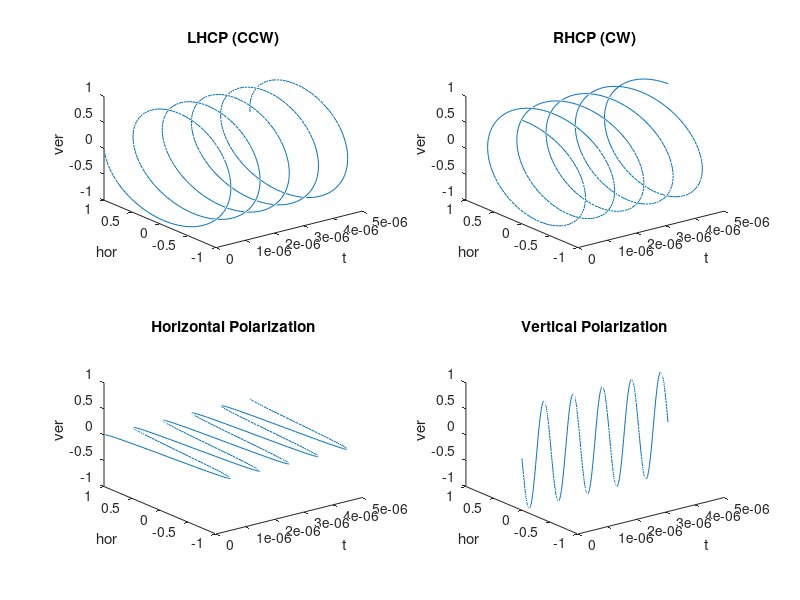

Recreate this plot in MATLAB.
% Polarization of Waves
%
% Turker Dolapci
% 2024.11.25
%
clear all
close all
clc

f=1e6;%frequeny of e field
fs=100*f; %sampling rate
tend=5/f; %time duration
t=0:1/fs:tend; %time vector


%CCW (LHCP)
hor1=cos(2*pi*f*t);
ver1=cos(2*pi*f*t+pi/2);

%CW (RHCP)
hor2=cos(2*pi*f*t+pi/2);
ver2=cos(2*pi*f*t);



figure;

subplot(2,2,1)
plot3(t,hor1,ver1)
xlabel('t')
ylabel('hor')
zlabel('ver')
title('LHCP (CCW)')
axis tight

subplot(2,2,2)
plot3(t,hor2,ver2)
xlabel('t')
ylabel('hor')
zlabel('ver')
title('RHCP (CW)')
axis tight

subplot(2,2,3)
plot3(t,hor1,0*ver1)
xlabel('t')
ylabel('hor')
zlabel('ver')
title('Horizontal Polarization')
axis tight

subplot(2,2,4)
plot3(t,0*hor1,ver1)
xlabel('t')
ylabel('hor')
zlabel('ver')
title('Vertical Polarization')
axis tight
